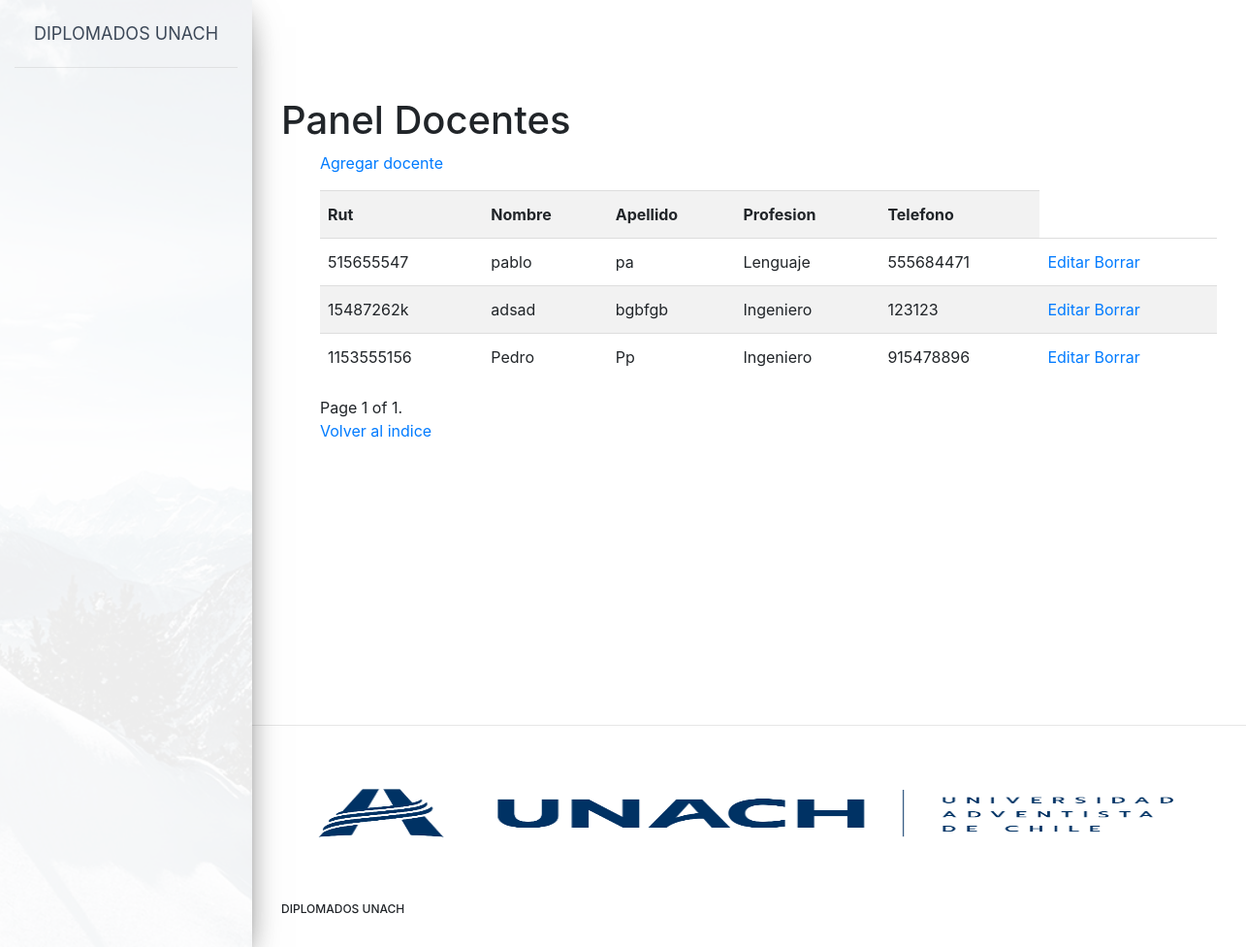
The page /artemis/panel_docentes.html on the database its author committed.
### artemis/models.py (models this page shows, shortened)
class Docentes(models.Model):
    rut_docente = models.CharField(primary_key=True,max_length=20)
    nombre_docente = models.CharField(max_length=20)
    apellido_docente = models.CharField(max_length=20)
    profesion_docente = models.ForeignKey(Profesiones,on_delete=models.CASCADE)
    num_tel_docente = models.IntegerField()

class Profesiones(models.Model):
    id = models.AutoField(primary_key=True)
    nombre_profesion = models.CharField(max_length=20)
    area_profesion= models.ForeignKey(Areas, on_delete=models.CASCADE)
    def __str__(self):
        return self.nombre_profesion

### artemis/views.py (the view)
# urls.py: path('panel_docentes.html',panel_docentes.as_view(),name = 'panel_docentes'),
class panel_docentes(ListView):
    context_object_name = 'panel_docentes'
    template_name = 'panel_docentes.html'
    paginate_by = 10
    queryset = Docentes.objects.all()
    def get_context_data(self, **kwargs):
        context = super(panel_docentes, self).get_context_data(**kwargs)
        context['Docentes'] = Docentes.objects.all()
        return context

### artemis/templates/panel_docentes.html (shortened to what this page needs)
{% extends "base.html" %}
{% block content %}
<head>
   <link rel="stylesheet" href="https://stackpath.bootstrapcdn.com/bootstrap/4.1.3/css/bootstrap.min.css">
   {% load crispy_forms_tags %}
</head>
<h1>Panel Docentes</h1>
<ul>
<p>
    <a href="{% url "artemis:new_docente" %}">Agregar docente</a>
</p>
<div class="table-responsive">
    <table class="table table-striped">
        <th>Rut</th>
        <th>Nombre </th>
        <th>Apellido </th>
        <th>Profesion </th>
        <th>Telefono </th>
{% for Docentes in object_list %}
  <tr>
    <td>{{ Docentes.rut_docente }} </td>
    <td>{{ Docentes.nombre_docente }} </td>
    <td>{{ Docentes.apellido_docente }} </td>
    <td>{{ Docentes.profesion_docente }} </td>
    <td>{{ Docentes.num_tel_docente }} </td>
    <td><a href="{% url "artemis:edit_docente" Docentes.pk %}">Editar</a> <a href="{% url "artemis:delete_docente" Docentes.pk %}">Borrar</a></td> </td>
  </tr>
{% endfor %}
    </table>
    <div class="pagination">
        <span class="step-links">
            <span class="current">
                Page {{ page_obj.number }} of {{ page_obj.paginator.num_pages }}.
            </span>
        </span>
    </div>
    <p>
        <a href="{% url "artemis:index" %}">Volver al indice</a>
    </p>
</ul>
{%endblock content%}

### rows shown on the page
Docentes: rut_docente "515655547", nombre_docente "pablo", apellido_docente "pa", profesion_docente "Lenguaje", num_tel_docente "555684471"
Docentes: rut_docente "15487262k", nombre_docente "adsad", apellido_docente "bgbfgb", profesion_docente "Ingeniero", num_tel_docente "123123"
Docentes: rut_docente "1153555156", nombre_docente "Pedro", apellido_docente "Pp", profesion_docente "Ingeniero", num_tel_docente "915478896"

### other values the page prints
{{ page_obj.number }} "1"
{{ page_obj.paginator.num_pages }} "1"
